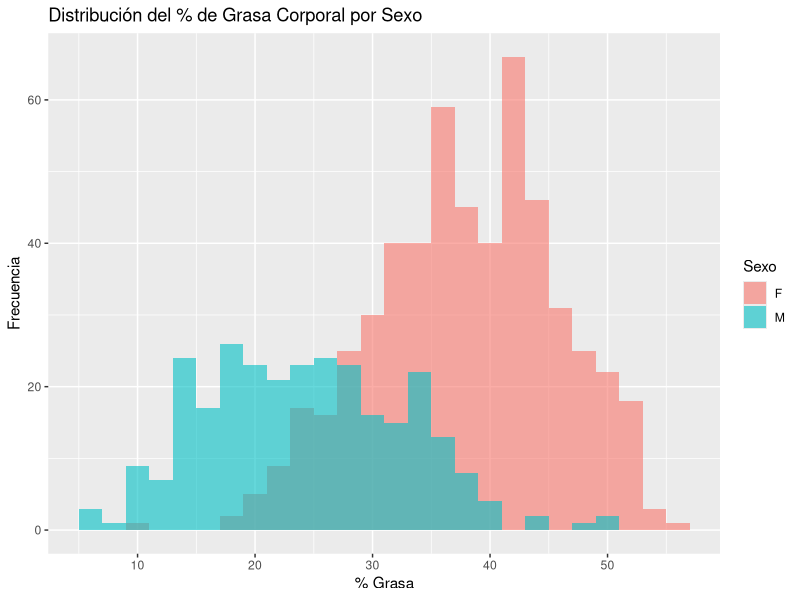
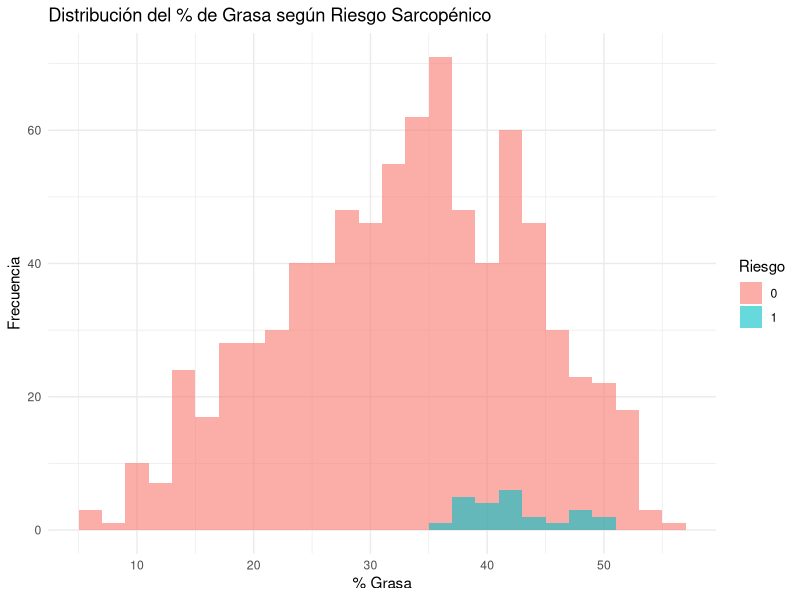
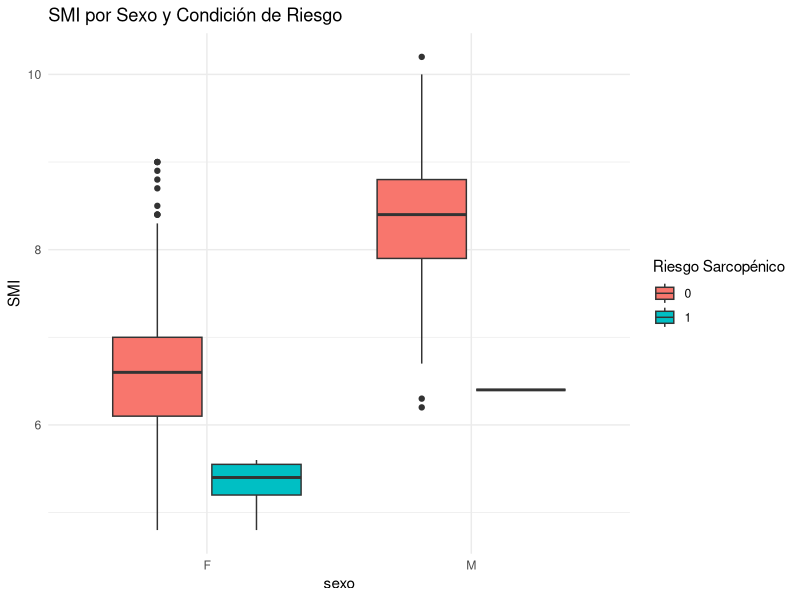

Reproduce these figures in R, in order.
## ---- chunk 1
knitr::opts_chunk$set(
  echo = TRUE,
  warning = FALSE,
  message = FALSE
)

library(tidyverse)
library(ggplot2)
library(readxl)
## ---- chunk 2
# Cargar datos
datos <- read_excel("InBodyExcelData_catedra_R.xlsx")

# Seleccionar y limpiar variables clave
datos_limpios <- datos %>%
  transmute(
    sexo = factor(`5. Gender`, levels = c("F", "M")),
    edad = as.numeric(str_replace(`6. Age`, ",", ".")),
    estatura_cm = as.numeric(str_replace(`3. Height`, ",", "."))
,
    peso_kg = as.numeric(str_replace(`15. Weight`, ",", ".")),
    grasa_pct = as.numeric(str_replace(`42. PBF (Percent Body Fat)`, ",", ".")),
    masa_muscular_kg = as.numeric(str_replace(`36. SMM (Skeletal Muscle Mass)`, ",", ".")),
    smi = as.numeric(str_replace(`116. SMI (Skeletal Muscle Index)`, ",", "."))
  ) %>%
  drop_na()


# Crear variable de riesgo de obesidad sarcopénica
datos_limpios <- datos_limpios %>%
  mutate(
    riesgo_sarc = case_when(
      sexo == "F" & grasa_pct > 38 & smi < 5.7 ~ 1,
      sexo == "M" & grasa_pct > 27 & smi < 7.0 ~ 1,
      TRUE ~ 0
    )
  )

table(datos_limpios$riesgo_sarc)


## ---- chunk 3
knitr::kable(as.data.frame(table(datos_limpios$riesgo_sarc)),
             col.names = c("Riesgo", "Frecuencia"),
             caption = "Distribución del riesgo de obesidad sarcopénica")
## ---- chunk 4
# Histograma 1: % Grasa por sexo
ggplot(datos_limpios, aes(x = grasa_pct, fill = sexo)) +
  geom_histogram(binwidth = 2, alpha = 0.6, position = "identity") +
  labs(title = "Distribución del % de Grasa Corporal por Sexo", x = "% Grasa", y = "Frecuencia", fill = "Sexo")

## ---- chunk 5
# Histograma 2: % Grasa por riesgo sarcopénico
ggplot(datos_limpios, aes(x = grasa_pct, fill = factor(riesgo_sarc))) +
  geom_histogram(binwidth = 2, alpha = 0.6, position = "identity") +
  labs(title = "Distribución del % de Grasa según Riesgo Sarcopénico", 
       x = "% Grasa", y = "Frecuencia", fill = "Riesgo") +
  theme_minimal()
## ---- chunk 6
# Boxplot: SMI por sexo y riesgo
ggplot(datos_limpios, aes(x = sexo, y = smi, fill = factor(riesgo_sarc))) +
  geom_boxplot() +
  labs(title = "SMI por Sexo y Condición de Riesgo", 
       y = "SMI", 
       fill = "Riesgo Sarcopénico") +
  theme_minimal()
## ---- chunk 7
knitr::kable(
  datos_limpios %>%
    group_by(sexo, riesgo_sarc) %>%
    summarise(
      n = n(),
      grasa_promedio = round(mean(grasa_pct), 1),
      musculo_promedio = round(mean(masa_muscular_kg), 1),
      smi_promedio = round(mean(smi), 2),
      .groups = "drop"
    ),
  caption = "Resumen descriptivo por sexo y condición de riesgo de obesidad sarcopénica"
)
## ---- chunk 8
evaluar_sarcopenia <- function(sexo, edad, grasa_pct, smi, modelo) {
  # Crear un data frame con la nueva observación
  nuevo <- data.frame(
    sexo = factor(sexo, levels = c("F", "M")),
    edad = edad,
    grasa_pct = grasa_pct,
    smi = smi
  )

  # Calcular la probabilidad con el modelo logístico
  prob <- predict(modelo, newdata = nuevo, type = "response")

  # Clasificación binaria
  clasificacion <- ifelse(prob > 0.5, 1, 0)

  # Retornar ambas
  list(probabilidad = prob, clasificacion = clasificacion)
}
## ---- chunk 9
modelo_log <- glm(riesgo_sarc ~ edad + sexo + grasa_pct + smi,
                  data = datos_limpios,
                  family = "binomial")
## ---- chunk 10
# Evaluar un caso nuevo (por ejemplo, mujer de 65 años con grasa 40% y SMI 5.5)
evaluar_sarcopenia("F", 65, 40, 5.5, modelo_log)
## ---- chunk 11
modelo_log <- glm(riesgo_sarc ~ edad + sexo + grasa_pct + smi,
                  data = datos_limpios,
                  family = "binomial")

summary(modelo_log)
exp(coef(modelo_log))  # Odds Ratios
## ---- chunk 12
modelo_log <- glm(riesgo_sarc ~ edad + sexo + grasa_pct + smi,
                  data = datos_limpios,
                  family = "binomial")

summary(modelo_log)
exp(coef(modelo_log))  

## ---- chunk 13
evaluar_sarcopenia <- function(sexo, edad, grasa_pct, smi, modelo) {
  nuevo <- data.frame(
    sexo = factor(sexo, levels = c("F", "M")),
    edad = edad,
    grasa_pct = grasa_pct,
    smi = smi
  )
  prob <- predict(modelo, newdata = nuevo, type = "response")
  clasificacion <- ifelse(prob > 0.5, 1, 0)
  list(probabilidad = prob, clasificacion = clasificacion)
}
## ---- chunk 14
evaluar_sarcopenia("F", 67, 42.5, 5.3, modelo_log)
## ---- chunk 15
# Probabilidades predichas
prob <- predict(modelo_log, type = "response")
pred <- ifelse(prob > 0.5, 1, 0)

# Matriz de confusión
conf_mat <- table(Predicho = pred, Real = datos_limpios$riesgo_sarc)
conf_mat
## ---- chunk 16
exactitud <- mean(pred == datos_limpios$riesgo_sarc)
paste("Exactitud del modelo:", round(exactitud * 100, 2), "%")
## ---- chunk 17
VP <- conf_mat["1", "1"]
VN <- conf_mat["0", "0"]
FP <- conf_mat["1", "0"]
FN <- conf_mat["0", "1"]

sensibilidad <- VP / (VP + FN)
especificidad <- VN / (VN + FP)

paste("Sensibilidad:", round(sensibilidad * 100, 2), "%")
paste("Especificidad:", round(especificidad * 100, 2), "%")
